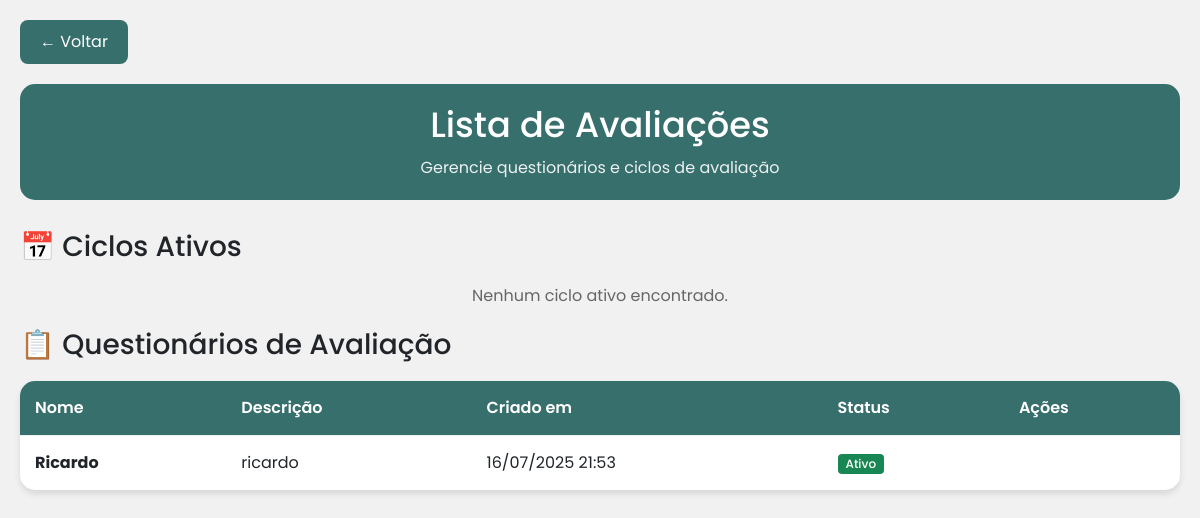
The page /avaliacoes/ (signed in) on the database as committed earlier.
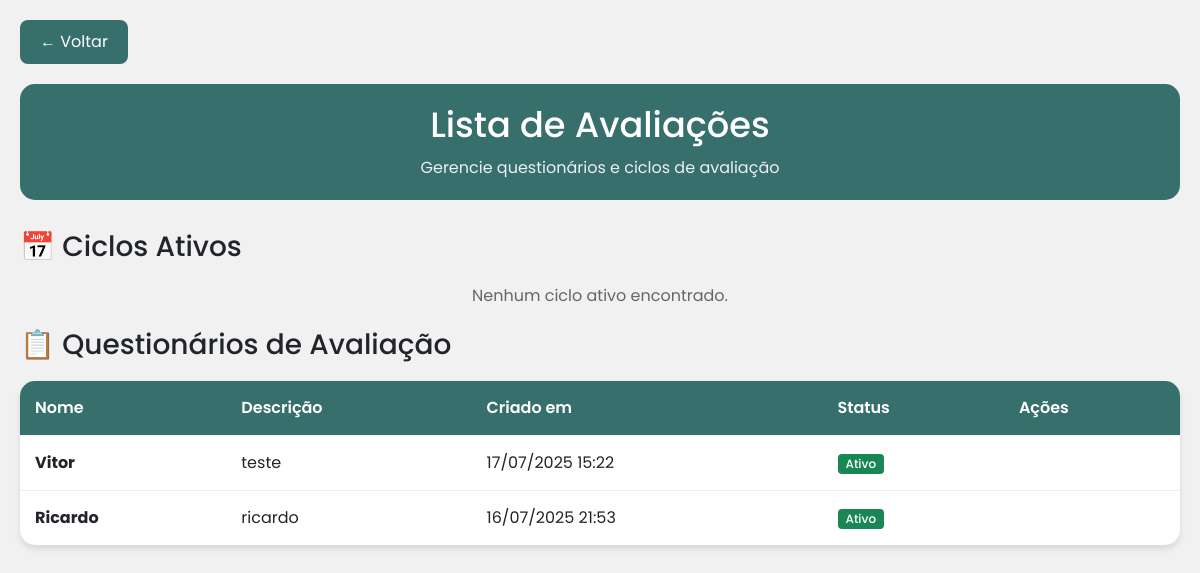
The same page on the database as committed later.
### avaliacao_docente/models.py (models this page shows, shortened)
class QuestionarioAvaliacao(models.Model):
    titulo = models.CharField(max_length=100)
    descricao = models.TextField(blank=True)
    ativo = models.BooleanField(default=True)
    data_criacao = models.DateTimeField(auto_now_add=True)
    criado_por = models.ForeignKey(
        User, on_delete=models.CASCADE, related_name="questionarios_criados"
    )
    class Meta:
        ordering = ["-data_criacao"]
        verbose_name = "Questionário de Avaliação"
        verbose_name_plural = "Questionários de Avaliação"

### avaliacao_docente/views.py (the view)
# urls.py: path("avaliacoes/", views.listar_avaliacoes, name="listar_avaliacoes"),
@login_required
def listar_avaliacoes(request):
    avaliacoes = QuestionarioAvaliacao.objects.filter(ativo=True).order_by(
        "-data_criacao"
    )
    ciclos = CicloAvaliacao.objects.filter(ativo=True).order_by("-data_inicio")
    paginator = Paginator(avaliacoes, 10)
    page_number = request.GET.get("page")
    page_obj = paginator.get_page(page_number)
    context = {
        "avaliacoes": page_obj,
        "ciclos": ciclos,
        "titulo": "Avaliações Docentes",
    }
    return render(request, "avaliacoes/listar_avaliacoes.html", context)

### avaliacao_docente/templatetags/user_tags.py (called while the page is built)
@register.filter
def get_user_role(user):
    if check_role(user, "admin"):
        return "Administrador"
    elif check_role(user, "coordenador"):
        return "Coordenador"
    elif check_role(user, "professor"):
        return "Professor"
    elif check_role(user, "aluno"):
        return "Aluno"
    else:
        return "Sem role definida"

@register.filter
def get_user_role_class(user):
    if check_role(user, "admin"):
        return "role-admin"
    elif check_role(user, "coordenador"):
        return "role-coordenador"
    elif check_role(user, "professor"):
        return "role-professor"
    elif check_role(user, "aluno"):
        return "role-aluno"
    else:
        return "role-sem-role"

@register.filter
def get_user_profile_type(user):
    if hasattr(user, "perfil_professor"):
        return "Professor"
    elif hasattr(user, "perfil_aluno"):
        return "Aluno"
    else:
        return "Administrativo"

@register.filter
def has_role(user, role):
    return check_role(user, role)

### templates/avaliacoes/listar_avaliacoes.html (shortened to what this page needs)
{% extends 'avaliacoes/base_avaliacoes.html' %}
{% load user_tags %}
{% block page_title %}Lista de Avaliações{% endblock %}
{% block page_description %}Gerencie questionários e ciclos de avaliação{% endblock %}
{% block content %}
<div class="avaliacoes-grid">
    <div class="avaliacao-card">
        <h3>📅 Ciclos Ativos</h3>
        {% if ciclos %}
        {% for ciclo in ciclos %}
        <div
            style="display: flex; justify-content: space-between; align-items: center; padding: 10px 0; border-bottom: 1px solid #f0f0f0;">
            <div>
                <h6 style="margin: 0; font-weight: 600;">{{ ciclo.nome }}</h6>
                <small style="color: #666;">
                    {{ ciclo.data_inicio|date:"d/m/Y" }} - {{ ciclo.data_fim|date:"d/m/Y" }}
                </small>
            </div>
            <a href="{% url 'detalhe_ciclo_avaliacao' ciclo.id %}" class="btn btn-sm">
                👁️ Ver
            </a>
        </div>
        {% endfor %}
        {% else %}
        <p style="color: #666; text-align: center; margin: 20px 0;">Nenhum ciclo ativo encontrado.</p>
        {% endif %}
    </div>
    <div class="avaliacao-card">
        <h3>📋 Questionários de Avaliação</h3>
        {% if avaliacoes %}
        <div class="data-table-container">
            <table class="data-table">
                <thead>
                    <tr>
                        <th>Nome</th>
                        <th>Descrição</th>
                        <th>Criado em</th>
                        <th>Status</th>
                        <th>Ações</th>
                    </tr>
                </thead>
                <tbody>
                    {% for questionario in avaliacoes %}
                    <tr>
                        <td>
                            <strong>{{ questionario.titulo }}</strong>
                        </td>
                        <td>
                            {{ questionario.descricao|truncatechars:50 }}
                        </td>
                        <td>
                            {{ questionario.data_criacao|date:"d/m/Y H:i" }}
                        </td>
                        <td>
                            {% if questionario.ativo %}
                            <span class="badge bg-success">Ativo</span>
                            {% else %}
                            <span class="badge bg-secondary">Inativo</span>
                            {% endif %}
                        </td>
                        <td>
                        </td>
                    </tr>
                    {% endfor %}
                </tbody>
            </table>
        </div>
        {% else %}
        <p style="color: #666; text-align: center; margin: 20px 0;">Nenhum questionário encontrado.</p>
        {% endif %}
    </div>
</div>
{% endblock %}

Rows that differ between the two databases and show on the page:
added QuestionarioAvaliacao: titulo "Vitor", descricao "teste", data_criacao "17/07/2025 15:22", ativo "Ativo"
